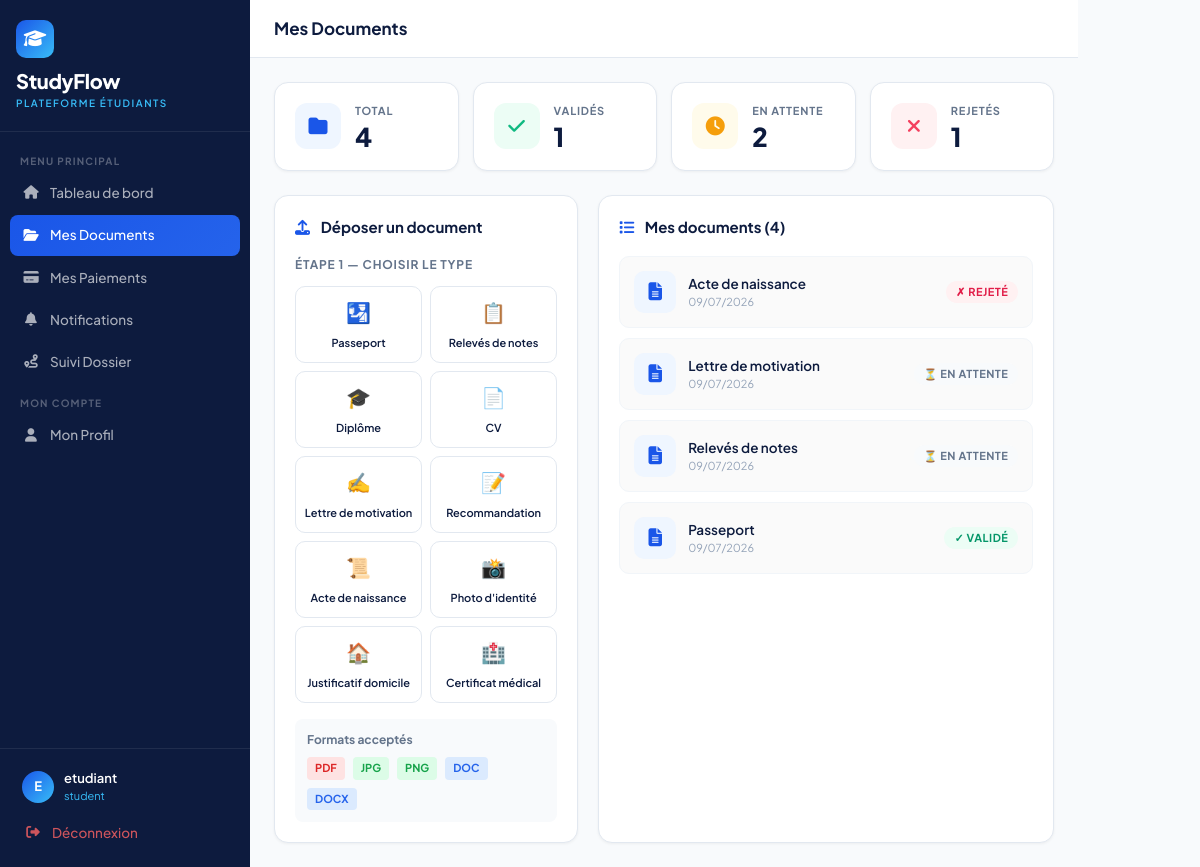
Screenshot of /auth/documents (signed in) with the database file from the repository.
### models/user.py (models this page shows, shortened)
class User(UserMixin, db.Model):
    __tablename__ = 'users'
    id = db.Column(db.Integer, primary_key=True)
    email = db.Column(db.String(120), unique=True, nullable=False)
    password_hash = db.Column(db.String(256))
    role = db.Column(db.String(20), default='student')
    is_active = db.Column(db.Boolean, default=True)
    created_at = db.Column(db.DateTime, default=datetime.utcnow)
    student_profile = db.relationship('StudentProfile', backref='user', uselist=False, foreign_keys='StudentProfile.user_id')

class Document(db.Model):
    __tablename__ = 'documents'
    id = db.Column(db.Integer, primary_key=True)
    student_id = db.Column(db.Integer, db.ForeignKey('student_profiles.id'), nullable=False)
    name = db.Column(db.String(200))
    doc_type = db.Column(db.String(50))
    file_url = db.Column(db.String(300))
    file_name = db.Column(db.String(200))
    file_size = db.Column(db.Integer)
    status = db.Column(db.String(20), default='en_attente')
    rejection_reason = db.Column(db.Text)
    uploaded_at = db.Column(db.DateTime, default=datetime.utcnow)

### routes/auth.py (the view, shortened to what this page needs)
@auth_bp.route('/documents', methods=['GET', 'POST'])
@login_required
def documents():
    profile = get_profile()
    docs = Document.query.filter_by(
        student_id=profile.id
    ).order_by(Document.uploaded_at.desc()).all()
    return render_template('auth/documents.html', profile=profile, docs=docs)

### routes/auth.py (called while the page is built)
def get_profile():
    return StudentProfile.query.filter_by(user_id=current_user.id).first()

### templates/auth/documents.html (shortened to what this page needs)
{% extends "base.html" %}
{% block sidebar_nav %}
<div class="nav-label">Menu Principal</div>
<a href="{{ url_for('auth.dashboard') }}" class="sidebar-link">
  <i class="fas fa-home"></i> Tableau de bord
</a>
<a href="{{ url_for('auth.documents') }}" class="sidebar-link active">
  <i class="fas fa-folder-open"></i> Mes Documents
</a>
<a href="{{ url_for('auth.payments') }}" class="sidebar-link">
  <i class="fas fa-credit-card"></i> Mes Paiements
</a>
<a href="{{ url_for('auth.notifications') }}" class="sidebar-link">
  <i class="fas fa-bell"></i> Notifications
</a>
<a href="{{ url_for('auth.suivi') }}" class="sidebar-link">
  <i class="fas fa-route"></i> Suivi Dossier
</a>
<div class="nav-label">Mon Compte</div>
<a href="{{ url_for('auth.profile') }}" class="sidebar-link">
  <i class="fas fa-user"></i> Mon Profil
</a>
{% endblock %}
{% block page_title %}Mes Documents{% endblock %}
{% block content %}
<div style="display:grid;grid-template-columns:repeat(auto-fit,minmax(140px,1fr));gap:14px;margin-bottom:24px;">
  <div class="stat-card">
    <div class="stat-icon" style="background:#EFF6FF;">
      <i class="fas fa-folder" style="color:#1A56E8;"></i>
    </div>
    <div>
      <div class="stat-label">Total</div>
      <div class="stat-value">{{ docs | length }}</div>
    </div>
  </div>
  <div class="stat-card">
    <div class="stat-icon" style="background:#ECFDF5;">
      <i class="fas fa-check" style="color:#10B981;"></i>
    </div>
    <div>
      <div class="stat-label">Validés</div>
      <div class="stat-value">{{ docs | selectattr('status','eq','validé') | list | length }}</div>
    </div>
  </div>
  <div class="stat-card">
    <div class="stat-icon" style="background:#FFFBEB;">
      <i class="fas fa-clock" style="color:#F59E0B;"></i>
    </div>
    <div>
      <div class="stat-label">En attente</div>
      <div class="stat-value">{{ docs | selectattr('status','eq','en_attente') | list | length }}</div>
    </div>
  </div>
  <div class="stat-card">
    <div class="stat-icon" style="background:#FFF1F2;">
      <i class="fas fa-times" style="color:#F43F5E;"></i>
    </div>
    <div>
      <div class="stat-label">Rejetés</div>
      <div class="stat-value">{{ docs | selectattr('status','eq','rejeté') | list | length }}</div>
    </div>
  </div>
</div>
<div style="display:grid;grid-template-columns:1fr 1.5fr;gap:20px;">
  <div class="sf-card">
    <div style="font-size:15px;font-weight:700;color:#0D1B3E;margin-bottom:18px;">
      <i class="fas fa-upload" style="color:#1A56E8;margin-right:8px;"></i>
      Déposer un document
    </div>
    <form method="POST" enctype="multipart/form-data" id="uploadForm">
      <div id="step1">
        <div style="font-size:12px;font-weight:700;color:#64748B;text-transform:uppercase;letter-spacing:.8px;margin-bottom:12px;">
          Étape 1 — Choisir le type
        </div>
        <div class="doc-type-grid">
          <button type="button" class="doc-type-btn" onclick="selectType('passeport','🛂','Passeport')">
            <span class="emoji">🛂</span>
            <span class="label">Passeport</span>
          </button>
          <button type="button" class="doc-type-btn" onclick="selectType('releves_notes','📋','Relevés de notes')">
            <span class="emoji">📋</span>
            <span class="label">Relevés de notes</span>
          </button>
          <button type="button" class="doc-type-btn" onclick="selectType('diplome','🎓','Diplôme')">
            <span class="emoji">🎓</span>
            <span class="label">Diplôme</span>
          </button>
          <button type="button" class="doc-type-btn" onclick="selectType('cv','📄','CV')">
            <span class="emoji">📄</span>
            <span class="label">CV</span>
          </button>
          <button type="button" class="doc-type-btn" onclick="selectType('lettre_motivation','✍️','Lettre de motivation')">
            <span class="emoji">✍️</span>
            <span class="label">Lettre de motivation</span>
          </button>
          <button type="button" class="doc-type-btn" onclick="selectType('lettre_recommandation','📝','Lettre de recommandation')">
            <span class="emoji">📝</span>
            <span class="label">Recommandation</span>
          </button>
          <button type="button" class="doc-type-btn" onclick="selectType('acte_naissance','📜','Acte de naissance')">
            <span class="emoji">📜</span>
            <span class="label">Acte de naissance</span>
          </button>
          <button type="button" class="doc-type-btn" onclick="selectType('photo_identite','📸','Photo d\'identité')">
            <span class="emoji">📸</span>
            <span class="label">Photo d'identité</span>
          </button>
          <button type="button" class="doc-type-btn" onclick="selectType('justificatif','🏠','Justificatif de domicile')">
            <span class="emoji">🏠</span>
            <span class="label">Justificatif domicile</span>
          </button>
          <button type="button" class="doc-type-btn" onclick="selectType('certificat_medical','🏥','Certificat médical')">
            <span class="emoji">🏥</span>
            <span class="label">Certificat médical</span>
          </button>
        </div>
      </div>
    </form>
    <div style="margin-top:16px;padding:12px;background:#F8FAFC;border-radius:8px;">
      <div style="font-size:12px;font-weight:700;color:#64748B;margin-bottom:8px;">Formats acceptés</div>
      <div style="display:flex;gap:8px;flex-wrap:wrap;">
        <span style="background:#FEE2E2;color:#DC2626;padding:3px 8px;border-radius:4px;font-size:11px;font-weight:700;">PDF</span>
        <span style="background:#DCFCE7;color:#16A34A;padding:3px 8px;border-radius:4px;font-size:11px;font-weight:700;">JPG</span>
        <span style="background:#DCFCE7;color:#16A34A;padding:3px 8px;border-radius:4px;font-size:11px;font-weight:700;">PNG</span>
        <span style="background:#DBEAFE;color:#2563EB;padding:3px 8px;border-radius:4px;font-size:11px;font-weight:700;">DOC</span>
        <span style="background:#DBEAFE;color:#2563EB;padding:3px 8px;border-radius:4px;font-size:11px;font-weight:700;">DOCX</span>
      </div>
    </div>
  </div>
  <div class="sf-card">
    <div style="font-size:15px;font-weight:700;color:#0D1B3E;margin-bottom:18px;">
      <i class="fas fa-list" style="color:#1A56E8;margin-right:8px;"></i>
      Mes documents ({{ docs | length }})
    </div>
    {% if docs %}
      {% for doc in docs %}
      <div style="padding:14px;margin-bottom:10px;border:1px solid #F1F5F9;border-radius:10px;background:#FAFAFA;">
        <div style="display:flex;align-items:center;justify-content:space-between;">
          <div style="display:flex;align-items:center;gap:12px;">
            <div style="width:42px;height:42px;border-radius:10px;background:#EFF6FF;display:flex;align-items:center;justify-content:center;">
              {% if doc.file_name %}
                {% set ext = doc.file_name.rsplit('.',1)[-1].lower() %}
                {% if ext == 'pdf' %}
                  <i class="fas fa-file-pdf" style="color:#DC2626;font-size:18px;"></i>
                {% elif ext in ['jpg','jpeg','png'] %}
                  <i class="fas fa-file-image" style="color:#16A34A;font-size:18px;"></i>
                {% else %}
                  <i class="fas fa-file-word" style="color:#2563EB;font-size:18px;"></i>
                {% endif %}
              {% else %}
                <i class="fas fa-file-alt" style="color:#1A56E8;font-size:18px;"></i>
              {% endif %}
            </div>
            <div>
              <div style="font-size:13.5px;font-weight:600;color:#0D1B3E;">{{ doc.name }}</div>
              <div style="font-size:11px;color:#94A3B8;">
                {{ doc.uploaded_at.strftime('%d/%m/%Y') }}
              </div>
            </div>
          </div>
          <span class="badge-status
            {% if doc.status == 'validé' %}bs-valide
            {% elif doc.status == 'rejeté' %}bs-rejete
            {% else %}bs-attente{% endif %}">
            {% if doc.status == 'validé' %}✓ Validé
            {% elif doc.status == 'rejeté' %}✗ Rejeté
            {% else %}⏳ En attente{% endif %}
          </span>
        </div>
      </div>
      {% endfor %}
    {% else %}
      <div style="text-align:center;padding:40px;color:#94A3B8;">
        <i class="fas fa-folder-open" style="font-size:40px;margin-bottom:12px;display:block;"></i>
        <div style="font-weight:600;">Aucun document</div>
        <div style="font-size:12px;margin-top:4px;">Déposez votre premier document</div>
      </div>
    {% endif %}
  </div>
</div>
{% endblock %}

### templates/base.html (shortened to what this page needs)
<!DOCTYPE html>
<html lang="fr">
<head>
  <link href="https://cdn.jsdelivr.net/npm/bootstrap@5.3.2/dist/css/bootstrap.min.css" rel="stylesheet">
  <link href="https://cdnjs.cloudflare.com/ajax/libs/font-awesome/6.5.0/css/all.min.css" rel="stylesheet">
</head>
<body>
{% block body %}
<div style="display:flex">
  <nav class="sidebar">
    <div class="sidebar-logo">
      <div class="logo-icon"><i class="fas fa-graduation-cap"></i></div>
      <div class="brand-name">StudyFlow</div>
      <div class="brand-sub">Plateforme Étudiants</div>
    </div>
    <div class="sidebar-nav">
      {% block sidebar_nav %}{% endblock %}
    </div>
    <div class="sidebar-footer">
      <div class="sidebar-user">
        <div class="s-avatar">{{ current_user.email[0].upper() }}</div>
        <div>
          <div class="s-name">{{ current_user.email.split('@')[0] }}</div>
          <div class="s-role">{{ current_user.role }}</div>
        </div>
      </div>
      <a href="{{ url_for('auth.logout') }}" class="sidebar-link" style="color:rgba(255,100,100,.8)">
        <i class="fas fa-sign-out-alt"></i> Déconnexion
      </a>
    </div>
  </nav>
  <div class="main-wrap">
    <header class="topbar">
      <div class="topbar-title">{% block page_title %}{% endblock %}</div>
    </header>
    <main class="page-content">
      {% block content %}{% endblock %}
    </main>
  </div>
</div>
{% endblock %}
</body>
</html>

### templates/base.html (style rules this page uses)
:root { --navy: #0D1B3E; --blue: #1A56E8; --sky: #38BDF8; --green: #10B981; --amber: #F59E0B; --rose: #F43F5E; --slate: #64748B; --light: #F8FAFC; --border: #E2E8F0; --sidebar-w: 250px; }
* { box-sizing: border-box; margin: 0; padding: 0; }
body { font-family: 'Plus Jakarta Sans', sans-serif; background: var(--light); color: #1E293B; font-size: 14px; }
.sidebar { position: fixed; top: 0; left: 0; bottom: 0; width: var(--sidebar-w); background: var(--navy); display: flex; flex-direction: column; z-index: 1000; }
.sidebar-logo { padding: 20px 16px; border-bottom: 1px solid rgba(255,255,255,.08); }
.logo-icon { width: 38px; height: 38px; background: linear-gradient(135deg, var(--blue), var(--sky)); border-radius: 10px; display: flex; align-items: center; justify-content: center; font-size: 18px; color: #fff; margin-bottom: 8px; }
.brand-name { font-size: 20px; font-weight: 800; color: #fff; letter-spacing: -.3px; }
.brand-sub { font-size: 10px; color: var(--sky); text-transform: uppercase; letter-spacing: 1.5px; font-weight: 600; }
.sidebar-nav { flex: 1; padding: 10px; overflow-y: auto; }
.nav-label { font-size: 10px; font-weight: 700; letter-spacing: 1.2px; text-transform: uppercase; color: rgba(255,255,255,.3); padding: 12px 10px 4px; }
.sidebar-link { display: flex; align-items: center; gap: 10px; padding: 10px 12px; border-radius: 8px; color: rgba(255,255,255,.65); text-decoration: none; font-weight: 500; font-size: 13.5px; margin-bottom: 2px; transition: all .15s; }
.sidebar-link.active { background: linear-gradient(135deg, var(--blue), #2563EB); color: #fff; }
.sidebar-link i { width: 18px; text-align: center; }
.sidebar-footer { padding: 12px; border-top: 1px solid rgba(255,255,255,.08); }
.sidebar-user { display: flex; align-items: center; gap: 10px; padding: 8px 10px; }
.s-avatar { width: 32px; height: 32px; border-radius: 50%; background: linear-gradient(135deg, var(--blue), var(--sky)); display: flex; align-items: center; justify-content: center; color: #fff; font-weight: 700; font-size: 13px; }
.s-name { color: #fff; font-weight: 600; font-size: 13px; }
.s-role { color: var(--sky); font-size: 11px; }
.main-wrap { margin-left: var(--sidebar-w); min-height: 100vh; }
.topbar { background: #fff; border-bottom: 1px solid var(--border); padding: 0 24px; height: 58px; display: flex; align-items: center; justify-content: space-between; position: sticky; top: 0; z-index: 100; }
.topbar-title { font-size: 17px; font-weight: 700; color: var(--navy); }
.page-content { padding: 24px; }
.sf-card { background: #fff; border: 1px solid var(--border); border-radius: 14px; padding: 20px; box-shadow: 0 1px 3px rgba(0,0,0,.05); }
.stat-card { background: #fff; border: 1px solid var(--border); border-radius: 14px; padding: 20px; display: flex; align-items: flex-start; gap: 14px; box-shadow: 0 1px 3px rgba(0,0,0,.05); }
.stat-icon { width: 46px; height: 46px; border-radius: 12px; display: flex; align-items: center; justify-content: center; font-size: 19px; flex-shrink: 0; }
.stat-label { font-size: 11px; font-weight: 700; text-transform: uppercase; letter-spacing: .8px; color: var(--slate); margin-bottom: 4px; }
.stat-value { font-size: 26px; font-weight: 800; color: var(--navy); line-height: 1; }
.badge-status { padding: 3px 10px; border-radius: 999px; font-size: 11px; font-weight: 700; text-transform: uppercase; letter-spacing: .5px; }
.bs-valide { background: #ECFDF5; color: #059669; }
.bs-rejete { background: #FFF1F2; color: #E11D48; }
.bs-attente { background: #F8FAFC; color: #64748B; }

### templates/auth/documents.html (style rules this page uses)
.doc-type-grid { display: grid; grid-template-columns: 1fr 1fr; gap: 8px; margin-bottom: 16px; }
.doc-type-btn { border: 1.5px solid #E2E8F0; border-radius: 10px; padding: 10px 8px; text-align: center; cursor: pointer; transition: all .15s; background: #fff; font-family: inherit; }
.doc-type-btn .emoji { font-size: 20px; display: block; margin-bottom: 4px; }
.doc-type-btn .label { font-size: 11px; font-weight: 600; color: #0D1B3E; }

### rows the page displays
User: email "E", email "etudiant", role "student"
Document: name "Acte de naissance", uploaded_at "09/07/2026", status "✗ REJETÉ"
Document: name "Lettre de motivation", uploaded_at "09/07/2026", status "⏳ EN ATTENTE"
Document: name "Relevés de notes", uploaded_at "09/07/2026", status "⏳ EN ATTENTE"
Document: name "Passeport", uploaded_at "09/07/2026", status "✓ VALIDÉ"

### other values shown
{{ docs | length }} "4"
{{ docs | selectattr('status','eq','validé') | list | length }} "1"
{{ docs | selectattr('status','eq','en_attente') | list | length }} "2"
{{ docs | selectattr('status','eq','rejeté') | list | length }} "1"
